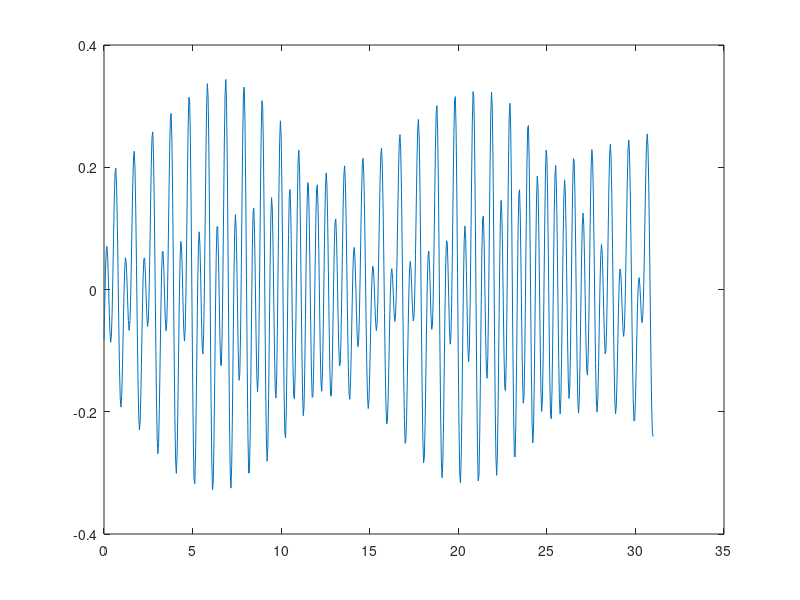

MATLAB code to generate this figure:
1;

x = 0 + 0:(1/24):31;

% tide_comps = [ ...
%              ];

aK1 = 8.3/1e2;	pK1 = (23.934/24)/(2*pi);	phK1 = (-172/180)*pi;
aO1 = 8.2/1e2;	pO1 = (25.819/24)/(2*pi);	phO1 = (-39/180)*pi;

aM2 = 17.8/1e2;	pM2 = (12.42/24)/(2*pi);	phM2 = (-15/180)*pi;
aS2 = 5.1/1e2;	pS2 = (12.00/24)/(2*pi);	phS2 = (149/180)*pi;

amp = (aK1.*sin((x/pK1)+phK1)) + ...
      (aO1.*sin((x/pO1)+phO1)) + ...
      (aM2.*sin((x/pM2)+phM2)) + ...
      (aS2.*sin((x/pS2)+phS2));

figure;
plot(x, amp);
